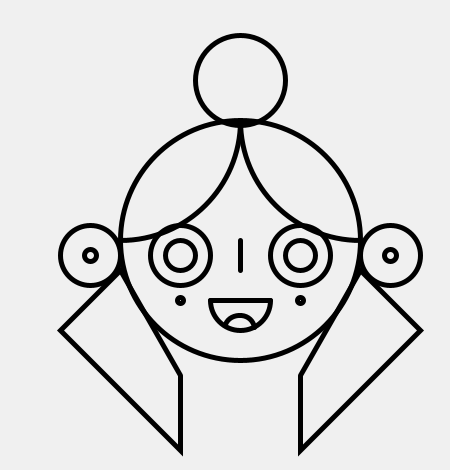
Frame 1 (no input)
Frame 2 (the mouse pressed at the canvas centre, redrawn once): identical to frame 1, image omitted

The Processing sketch that drew this single still picture (run headless with seeded random() and noise(); the mouse was pressed at the canvas centre and the sketch redrawn once):

// Processing sketch: retrato
// ── retrato.pde
float  m=60;

void setup() {
  size(450, 470);
  noFill();
  strokeWeight(5);
}
void draw() {
  background(240);
  //cara
  circle(m*4, m*4, m*4);
  //orejas
  circle(m/2+m*6, m/4+m*4, m);
  circle(m/2+m*6, m/4+m*4, m/5);
  circle(m/2+m, m/4+m*4, m);
  circle(m/2+m, m/4+m*4, m/5);
  //pelo
  circle(m*4, m/3+m, m/2+m);
  arc(m*6,m*2,m*4,m*4,radians(90),radians(180));
  arc(m*2,m*2,m*4,m*4,radians(0),radians(90));
  quad(m*6,m/2+m*4,m*7,m/2+m*5,m*5,m/2+m*7,m*5,m/4+m*6);
  quad(m*2,m/2+m*4,m,m/2+m*5,m*3,m/2+m*7,m*3,m/4+m*6);
  //nariz
  line(m*4,m/2+m*4,m*4,m*4);
  //facciones
  circle(m*5, m/4+m*4, m);
  circle(m*3, m/4+m*4, m);
  circle(m*5, m/4+m*4, m/2);
  circle(m*3, m/4+m*4, m/2);
  circle(m*3, m*5, m/10);
  circle(m*5, m*5, m/10);
  //boca
  arc(m*4,m*5,m,m,radians(0),radians(180));
  line(m/2+m*3,m*5,m/2+m*4,m*5);
  arc(m*4,m/2+m*5,m/2,m/2,radians(-160),radians(-10));
  noLoop();
}
 

// ── silbel.pde
void silbel() {
  //cara
  circle(m*4, m*4, m*4);
  //orejas
  circle(m/2+m*6, m/4+m*4, m);
  circle(m/2+m*6, m/4+m*4, m/5);
  circle(m/2+m, m/4+m*4, m);
  circle(m/2+m, m/4+m*4, m/5);
  //pelo
  circle(m*4, m/3+m, m/2+m);
  arc(m*6,m*2,m*4,m*4,radians(90),radians(180));
  arc(m*2,m*2,m*4,m*4,radians(0),radians(90));
  quad(m*6,m/2+m*4,m*7,m/2+m*5,m*5,m/2+m*7,m*5,m/4+m*6);
  quad(m*2,m/2+m*4,m,m/2+m*5,m*3,m/2+m*7,m*3,m/4+m*6);
  //nariz
  line(m*4,m/2+m*4,m*4,m*4);
  //facciones
  circle(m*5, m/4+m*4, m);
  circle(m*3, m/4+m*4, m);
  circle(m*5, m/4+m*4, m/2);
  circle(m*3, m/4+m*4, m/2);
  circle(m*3, m*5, m/10);
  circle(m*5, m*5, m/10);
  //boca
  arc(m*4,m*5,m,m,radians(0),radians(180));
  line(m/2+m*3,m*5,m/2+m*4,m*5);
  arc(m*4,m/2+m*5,m/2,m/2,radians(-160),radians(-10));
 }
